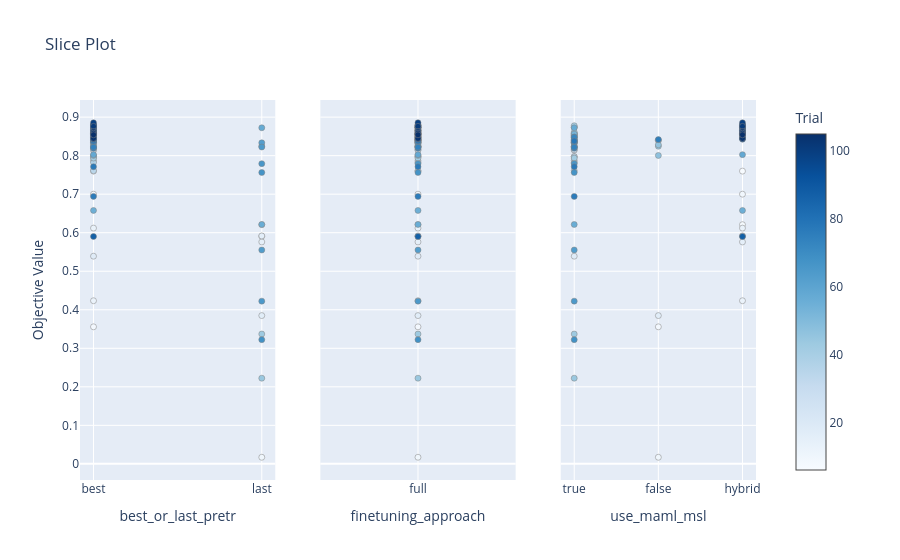

Source (notebook cell):
### Code cell
fig_slice = plot_slice(study, params=params_to_plot_MISC)
fig_slice.show()

### Figure 1 — Plotly figure (JSON) as saved in the notebook; plotly's stock layout.template omitted (floating-point values rounded to 4 significant figures)
{"data": [{"marker": {"color": [6, 7, 8, 9, 10, 11, 12, 13, 14, 15, 16, 17, 18, 19, 20, 21, 22, 23, 24, 25, 26, 27, 28, 29, 30, 31, 32, 33, 34, 35, 36, 37, 38, 39, 40, 41, 42, 43, 44, 45, 46, 47, 48, 49, 50, 51, 52, 53, 54, 55, 56, 57, 58, 59, 60, 61, 62, 63, 64, 65, 66, 67, 68, 69, 70, 71, 72, 73, 74, 75, 76, 77, 78, 79, 80, 81, 82, 83, 84, 85, 86, 87, 88, 89, 90, 91, 92, 93, 94, 95, 96, 97, 98, 99, 100, 101, 102, 103, 104, 105], "colorbar": {"title": {"text": "Trial"}, "x": 1, "xpad": 40}, "colorscale": [[0, "rgb(247,251,255)"], [0.125, "rgb(222,235,247)"], [0.25, "rgb(198,219,239)"], [0.375, "rgb(158,202,225)"], [0.5, "rgb(107,174,214)"], [0.625, "rgb(66,146,198)"], [0.75, "rgb(33,113,181)"], [0.875, "rgb(8,81,156)"], [1, "rgb(8,48,107)"]], "line": {"color": "Grey", "width": 0.5}, "showscale": true}, "mode": "markers", "name": "Feasible Trial", "showlegend": false, "type": "scatter", "x": ["best", "last", "best", "best", "last", "last", "best", "best", "best", "last", "last", "last", "best", "best", "best", "best", "best", "best", "best", "best", "best", "best", "best", "best", "best", "best", "best", "best", "best", "best", "best", "best", "best", "best", "best", "best", "best", "last", "last", "last", "best", "best", "best", "best", "best", "best", "best", "best", "best", "best", "last", "last", "best", "best", "best", "best", "last", "last", "last", "last", "last", "last", "last", "best", "best", "best", "best", "best", "best", "best", "best", "best", "best", "best", "best", "best", "best", "best", "best", "best", "best", "best", "best", "best", "best", "best", "best", "best", "best", "best", "best", "best", "best", "best", "best", "best", "best", "best", "best", "best"], "xaxis": "x", "y": [0.7599, 0.6208, 0.3557, 0.7, 0.01719, 0.5906, 0.4234, 0.612, 0.8396, 0.576, 0.5917, 0.3849, 0.5391, 0.8552, 0.8349, 0.7974, 0.8531, 0.8583, 0.8396, 0.8141, 0.787, 0.8318, 0.8156, 0.8734, 0.8745, 0.8224, 0.8245, 0.8333, 0.7609, 0.7974, 0.8495, 0.8479, 0.7823, 0.8568, 0.8609, 0.8776, 0.7938, 0.337, 0.2224, 0.8245, 0.8281, 0.8005, 0.8438, 0.8391, 0.8526, 0.8469, 0.8365, 0.8562, 0.8568, 0.6578, 0.6214, 0.8724, 0.8026, 0.838, 0.8406, 0.824, 0.8333, 0.5552, 0.8224, 0.4224, 0.7792, 0.7563, 0.3224, 0.8422, 0.8484, 0.8349, 0.8479, 0.8193, 0.8219, 0.8417, 0.6943, 0.7714, 0.838, 0.8734, 0.8802, 0.8641, 0.849, 0.8427, 0.8672, 0.8724, 0.8448, 0.5901, 0.8599, 0.8646, 0.8542, 0.8672, 0.8656, 0.8656, 0.8786, 0.8719, 0.8781, 0.8542, 0.8734, 0.8854, 0.8568, 0.876, 0.8625, 0.8583, 0.8448, 0.8542], "yaxis": "y"}, {"marker": {"color": [6, 7, 8, 9, 10, 11, 12, 13, 14, 15, 16, 17, 18, 19, 20, 21, 22, 23, 24, 25, 26, 27, 28, 29, 30, 31, 32, 33, 34, 35, 36, 37, 38, 39, 40, 41, 42, 43, 44, 45, 46, 47, 48, 49, 50, 51, 52, 53, 54, 55, 56, 57, 58, 59, 60, 61, 62, 63, 64, 65, 66, 67, 68, 69, 70, 71, 72, 73, 74, 75, 76, 77, 78, 79, 80, 81, 82, 83, 84, 85, 86, 87, 88, 89, 90, 91, 92, 93, 94, 95, 96, 97, 98, 99, 100, 101, 102, 103, 104, 105], "colorbar": {"title": {"text": "Trial"}, "x": 1, "xpad": 40}, "colorscale": [[0, "rgb(247,251,255)"], [0.125, "rgb(222,235,247)"], [0.25, "rgb(198,219,239)"], [0.375, "rgb(158,202,225)"], [0.5, "rgb(107,174,214)"], [0.625, "rgb(66,146,198)"], [0.75, "rgb(33,113,181)"], [0.875, "rgb(8,81,156)"], [1, "rgb(8,48,107)"]], "line": {"color": "Grey", "width": 0.5}, "showscale": false}, "mode": "markers", "name": "Feasible Trial", "showlegend": false, "type": "scatter", "x": ["full", "full", "full", "full", "full", "full", "full", "full", "full", "full", "full", "full", "full", "full", "full", "full", "full", "full", "full", "full", "full", "full", "full", "full", "full", "full", "full", "full", "full", "full", "full", "full", "full", "full", "full", "full", "full", "full", "full", "full", "full", "full", "full", "full", "full", "full", "full", "full", "full", "full", "full", "full", "full", "full", "full", "full", "full", "full", "full", "full", "full", "full", "full", "full", "full", "full", "full", "full", "full", "full", "full", "full", "full", "full", "full", "full", "full", "full", "full", "full", "full", "full", "full", "full", "full", "full", "full", "full", "full", "full", "full", "full", "full", "full", "full", "full", "full", "full", "full", "full"], "xaxis": "x2", "y": [0.7599, 0.6208, 0.3557, 0.7, 0.01719, 0.5906, 0.4234, 0.612, 0.8396, 0.576, 0.5917, 0.3849, 0.5391, 0.8552, 0.8349, 0.7974, 0.8531, 0.8583, 0.8396, 0.8141, 0.787, 0.8318, 0.8156, 0.8734, 0.8745, 0.8224, 0.8245, 0.8333, 0.7609, 0.7974, 0.8495, 0.8479, 0.7823, 0.8568, 0.8609, 0.8776, 0.7938, 0.337, 0.2224, 0.8245, 0.8281, 0.8005, 0.8438, 0.8391, 0.8526, 0.8469, 0.8365, 0.8562, 0.8568, 0.6578, 0.6214, 0.8724, 0.8026, 0.838, 0.8406, 0.824, 0.8333, 0.5552, 0.8224, 0.4224, 0.7792, 0.7563, 0.3224, 0.8422, 0.8484, 0.8349, 0.8479, 0.8193, 0.8219, 0.8417, 0.6943, 0.7714, 0.838, 0.8734, 0.8802, 0.8641, 0.849, 0.8427, 0.8672, 0.8724, 0.8448, 0.5901, 0.8599, 0.8646, 0.8542, 0.8672, 0.8656, 0.8656, 0.8786, 0.8719, 0.8781, 0.8542, 0.8734, 0.8854, 0.8568, 0.876, 0.8625, 0.8583, 0.8448, 0.8542], "yaxis": "y2"}, {"marker": {"color": [6, 7, 8, 9, 10, 11, 12, 13, 14, 15, 16, 17, 18, 19, 20, 21, 22, 23, 24, 25, 26, 27, 28, 29, 30, 31, 32, 33, 34, 35, 36, 37, 38, 39, 40, 41, 42, 43, 44, 45, 46, 47, 48, 49, 50, 51, 52, 53, 54, 55, 56, 57, 58, 59, 60, 61, 62, 63, 64, 65, 66, 67, 68, 69, 70, 71, 72, 73, 74, 75, 76, 77, 78, 79, 80, 81, 82, 83, 84, 85, 86, 87, 88, 89, 90, 91, 92, 93, 94, 95, 96, 97, 98, 99, 100, 101, 102, 103, 104, 105], "colorbar": {"title": {"text": "Trial"}, "x": 1, "xpad": 40}, "colorscale": [[0, "rgb(247,251,255)"], [0.125, "rgb(222,235,247)"], [0.25, "rgb(198,219,239)"], [0.375, "rgb(158,202,225)"], [0.5, "rgb(107,174,214)"], [0.625, "rgb(66,146,198)"], [0.75, "rgb(33,113,181)"], [0.875, "rgb(8,81,156)"], [1, "rgb(8,48,107)"]], "line": {"color": "Grey", "width": 0.5}, "showscale": false}, "mode": "markers", "name": "Feasible Trial", "showlegend": false, "type": "scatter", "x": ["hybrid", "hybrid", false, "hybrid", false, "hybrid", "hybrid", "hybrid", false, "hybrid", "hybrid", false, true, true, true, true, true, true, false, true, true, true, true, true, true, true, true, true, true, true, true, true, true, true, true, true, true, true, true, false, false, false, true, true, true, "hybrid", true, true, "hybrid", "hybrid", true, true, "hybrid", true, true, true, true, true, true, true, true, true, true, true, true, true, true, true, true, false, true, true, true, "hybrid", "hybrid", "hybrid", "hybrid", "hybrid", "hybrid", "hybrid", "hybrid", "hybrid", "hybrid", "hybrid", "hybrid", "hybrid", "hybrid", "hybrid", "hybrid", "hybrid", "hybrid", "hybrid", "hybrid", "hybrid", "hybrid", "hybrid", "hybrid", "hybrid", "hybrid", "hybrid"], "xaxis": "x3", "y": [0.7599, 0.6208, 0.3557, 0.7, 0.01719, 0.5906, 0.4234, 0.612, 0.8396, 0.576, 0.5917, 0.3849, 0.5391, 0.8552, 0.8349, 0.7974, 0.8531, 0.8583, 0.8396, 0.8141, 0.787, 0.8318, 0.8156, 0.8734, 0.8745, 0.8224, 0.8245, 0.8333, 0.7609, 0.7974, 0.8495, 0.8479, 0.7823, 0.8568, 0.8609, 0.8776, 0.7938, 0.337, 0.2224, 0.8245, 0.8281, 0.8005, 0.8438, 0.8391, 0.8526, 0.8469, 0.8365, 0.8562, 0.8568, 0.6578, 0.6214, 0.8724, 0.8026, 0.838, 0.8406, 0.824, 0.8333, 0.5552, 0.8224, 0.4224, 0.7792, 0.7563, 0.3224, 0.8422, 0.8484, 0.8349, 0.8479, 0.8193, 0.8219, 0.8417, 0.6943, 0.7714, 0.838, 0.8734, 0.8802, 0.8641, 0.849, 0.8427, 0.8672, 0.8724, 0.8448, 0.5901, 0.8599, 0.8646, 0.8542, 0.8672, 0.8656, 0.8656, 0.8786, 0.8719, 0.8781, 0.8542, 0.8734, 0.8854, 0.8568, 0.876, 0.8625, 0.8583, 0.8448, 0.8542], "yaxis": "y3"}], "layout": {"title": {"text": "Slice Plot"}, "xaxis": {"anchor": "y", "categoryarray": ["best", "last"], "categoryorder": "array", "domain": [0, 0.2889], "title": {"text": "best_or_last_pretr"}, "type": "category"}, "xaxis2": {"anchor": "y2", "categoryarray": ["full"], "categoryorder": "array", "domain": [0.3556, 0.6444], "title": {"text": "finetuning_approach"}, "type": "category"}, "xaxis3": {"anchor": "y3", "categoryarray": [true, false, "hybrid"], "categoryorder": "array", "domain": [0.7111, 1], "title": {"text": "use_maml_msl"}, "type": "category"}, "yaxis": {"anchor": "x", "domain": [0, 1], "title": {"text": "Objective Value"}}, "yaxis2": {"anchor": "x2", "domain": [0, 1], "matches": "y", "showticklabels": false}, "yaxis3": {"anchor": "x3", "domain": [0, 1], "matches": "y", "showticklabels": false}}}
